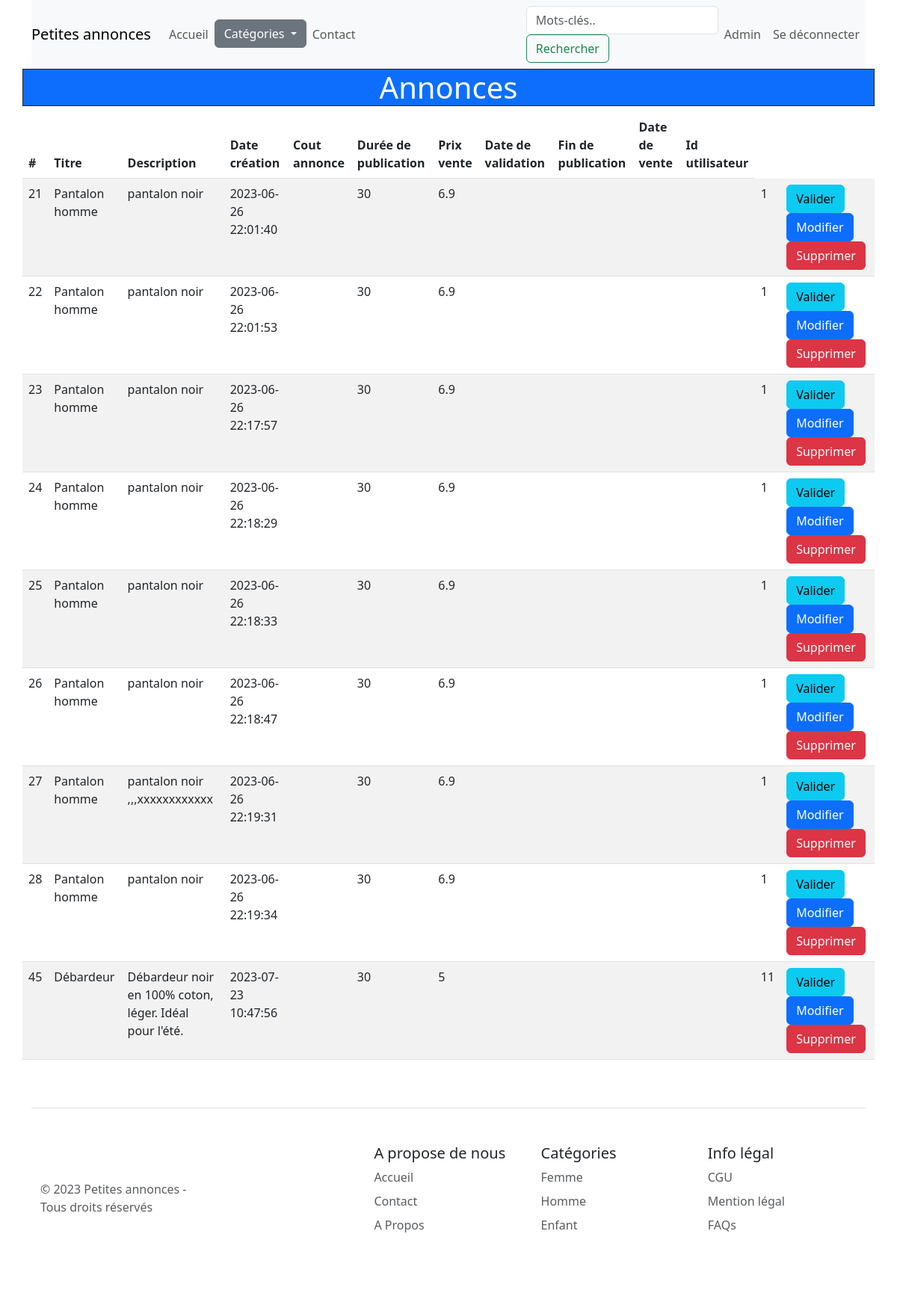
The app's page /index.php?p=annonces_admin (signed in) with its own data.
### tables this page shows
CREATE TABLE IF NOT EXISTS `annonces` (
  `id` int UNSIGNED NOT NULL AUTO_INCREMENT,
  `date_creation` datetime NOT NULL DEFAULT CURRENT_TIMESTAMP,
  `titre` varchar(150) NOT NULL,
  `description` text NOT NULL,
  `duree_publication` int NOT NULL DEFAULT '30',
  `prix_vente` double DEFAULT NULL,
  `cout_annonce` double DEFAULT NULL,
  `date_validation` datetime DEFAULT NULL,
  `fin_publication` datetime DEFAULT NULL,
  `id_etat` int UNSIGNED NOT NULL,
  `id_utilisateur` int UNSIGNED NOT NULL,
  `date_vente` datetime DEFAULT NULL,
  `id_acheteur` int UNSIGNED DEFAULT NULL,
  PRIMARY KEY (`id`),
  KEY `FK2` (`id_etat`),
  KEY `FK3` (`id_utilisateur`),
  KEY `fk_Annonces_Utilisateur1` (`id_acheteur`)
);

### views/Admin/annonces.php (the view, shortened to what this page needs)
<?php
    try {
        $db = connect();
        $annoncesQuery = $db->query('SELECT * FROM annonces WHERE date_validation IS NULL ORDER BY date_creation');
        $annonces = $annoncesQuery->fetchAll(PDO::FETCH_ASSOC);
    } catch (Exception $e) {
        echo $e->getMessage();
    }
?>
<div class='row'>
    <h1 class='col-md-12 text-center border border-dark text-white bg-primary'>Annonces</h1>
    <table class='table table-striped'>
        <thead>
            <tr>
                <th scope='col'>#</th>
                <th scope='col'>Titre</th>
                <th scope='col'>Description</th>
                <th scope='col'>Date création</th>
                <th scope='col'>Cout annonce</th>
                <th scope='col'>Durée de publication</th>
                <th scope='col'>Prix vente</th>
                <th scope='col'>Date de validation</th>
                <th scope='col'>Fin de publication</th>
                <th scope='col'>Date de vente</th>
                <th scope='col'>Id utilisateur</th>
            </tr>
        </thead>
        <tbody>
            <?php foreach ($annonces as $annonce) : ?>
                <tr>
                    <td><?= $annonce['id'] ?></td>
                    <td><?= htmlentities($annonce['titre'] ?? '') ?></td>
                    <td><?= htmlentities($annonce['description'] ?? '') ?></td>
                    <td><?= htmlentities($annonce['date_creation'] ?? '') ?></td>
                    <td><?= htmlentities($annonce['cout_annonce'] ?? '') ?></td>
                    <td><?= htmlentities($annonce['duree_publication'] ?? '') ?></td>
                    <td><?= htmlentities($annonce['prix_vente'] ?? '') ?></td>
                    <td></td>
                    <td><?= htmlentities($annonce['date_validation'] ?? '') ?></td>
                    <td><?= htmlentities($annonce['fin_publication'] ?? '') ?></td>
                    <td><?= htmlentities($annonce['date_vente'] ?? '') ?></td>
                    <td><?= htmlentities($annonce['id_utilisateur'] ?? '') ?></td>
                    <td>
                        <a class='btn btn-info' href='index.php?p=annonces_admin&id=<?= $annonce['id'] ?>' role='button'>
                            Valider
                        </a>
                        <a class='btn btn-primary' href='index.php?p=annonces_form&id=<?= $annonce['id'] ?>' role='button'>
                            Modifier
                        </a>
                        <a class='btn btn-danger' href='index.php?p=annonces_del&id=<?= $annonce['id'] ?>' role='button'>
                            Supprimer
                        </a>
                    </td>
                </tr>
            <?php endforeach; ?>
        </tbody>
    </table>
</div>

### records on screen
annonces: id "21", titre "Pantalon homme", description "pantalon noir", date_creation "2023-06-26 22:01:40", duree_publication "30", prix_vente "6.9", id_utilisateur "1"
annonces: id "22", titre "Pantalon homme", description "pantalon noir", date_creation "2023-06-26 22:01:53", duree_publication "30", prix_vente "6.9", id_utilisateur "1"
annonces: id "23", titre "Pantalon homme", description "pantalon noir", date_creation "2023-06-26 22:17:57", duree_publication "30", prix_vente "6.9", id_utilisateur "1"
annonces: id "24", titre "Pantalon homme", description "pantalon noir", date_creation "2023-06-26 22:18:29", duree_publication "30", prix_vente "6.9", id_utilisateur "1"
annonces: id "25", titre "Pantalon homme", description "pantalon noir", date_creation "2023-06-26 22:18:33", duree_publication "30", prix_vente "6.9", id_utilisateur "1"
annonces: id "26", titre "Pantalon homme", description "pantalon noir", date_creation "2023-06-26 22:18:47", duree_publication "30", prix_vente "6.9", id_utilisateur "1"
annonces: id "27", titre "Pantalon homme", description "pantalon noir ,,,xxxxxxxxxxxx", date_creation "2023-06-26 22:19:31", duree_publication "30", prix_vente "6.9", id_utilisateur "1"
annonces: id "28", titre "Pantalon homme", description "pantalon noir", date_creation "2023-06-26 22:19:34", duree_publication "30", prix_vente "6.9", id_utilisateur "1"
annonces: id "45", titre "Débardeur", description "Débardeur noir en 100% coton, léger. Idéal pour l'été.", date_creation "2023-07-23 10:47:56", duree_publication "30", prix_vente "5", id_utilisateur "11"
